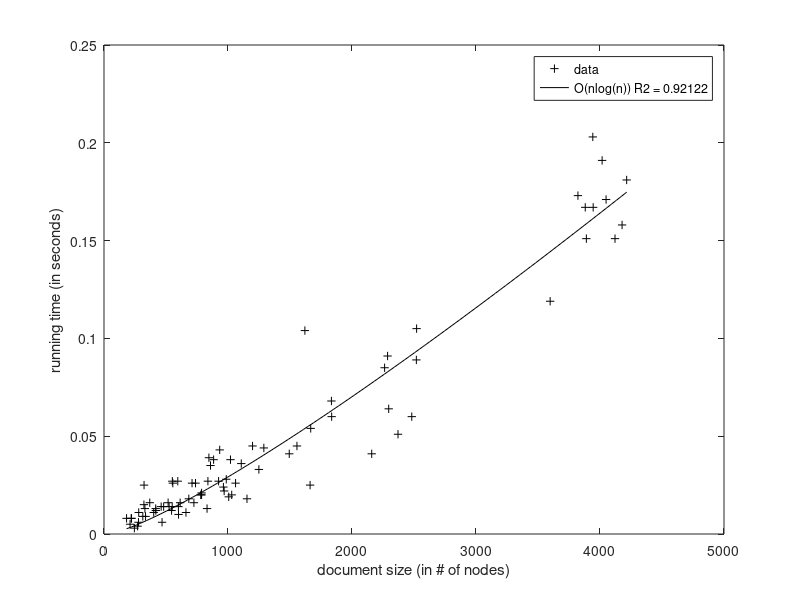

This figure's MATLAB source:
clc;
clear all;
close all;
pkg load optim;

% input size
x=[846 933 278 525 555 401 1153 550 1620 313 1198 1020 271 1834 1494 1667 1289 ...
   1249 725 1556 335 859 924 280 600 210 601 838 418 369 684 322 222 710 831 ...
   884 182 517 1107 417 551 330 661 323 1662 738 614 245 219 1030 595 780 787 ...
   787 4017 3942 3822 4215 4049 3598 4178 4121 2287 3945 3890 3881 545 481 461 ...
   2482 2371 2159 2263 2296 1836 1061 963 1006 969 986 468 ...
   %2575 ...
   2519 2521]';

% running time
y=[0.039000 0.043000 0.006000 0.014000 0.026000 0.011000 0.018000 0.014000 0.104000 ...
   0.009000 0.045000 0.038000 0.004000 0.068000 0.041000 0.054000 0.044000 0.033000 ...
   0.016000 0.045000 0.009000 0.035000 0.027000 0.011000 0.014000 0.005000 0.010000 ...
   0.027000 0.012000 0.016000 0.018000 0.015000 0.008000 0.026000 0.013000 0.038000 ...
   0.008000 0.016000 0.036000 0.013000 0.027000 0.013000 0.011000 0.025000 0.025000 ...
   0.026000 0.016000 0.003000 0.008000 0.020000 0.027000 0.020000 0.020000 0.021000 ...
   0.191000 0.203000 0.173000 0.181000 0.171000 0.119000 0.158000 0.151000 0.091000 ...
   0.167000 0.151000 0.167000 0.012000 0.014000 0.014000 0.060000 0.051000 0.041000 ...
   0.085000 0.064000 0.060000 0.026000 0.024000 0.019000 0.022000 0.028000 0.006000 ...
   %0.496000 ...
   0.089000 0.105000]';

funcs = {
{@(x, p) p(1)*log2(p(2)*x) ,"O(log(n))"},
{@(x, p) p(1)*x +p(2),"O(n)"},
{@(x, p) p(1)*x.*log2(p(2)*x),"O(nlog(n))"},
% {@(x, p) p(1)*x.^p(2),"O(n^c)"},
{@(x, p) p(1)*x.^2 + p(2),"O(n^2)"},
{@(x, p) p(1)*pow2(x*p(2)),"O(2^n)"}
};

maxR2 = -Inf;
for i=1:1:length(funcs)
	[f, p, cvg, iter, corp, covp, covr, stdresid, Z, r2]=leasqr(x,y,[0.001; 0.001],funcs{i}{1},0.00001,100, ones(size(x)));
	maxR2 = max(maxR2, r2);
	fitness{i} = {p, r2};
	[funcs{i}{2} " R2 = " num2str(r2)]
end

figure;
plot(x,y,'k+'); hold;

xx = linspace(max(x), min(x));
bestfit = "";
for i=1:1:length(funcs)
	if maxR2 == fitness{i}{2};
		plot(xx,funcs{i}{1}(xx,fitness{i}{1}),'k');
		bestfit = [funcs{i}{2} " R2 = " num2str(r2)];
	end
end
ylabel("running time (in seconds)");
xlabel("document size (in # of nodes)");
legend("data", [bestfit]);

return


 [b, bint, r, rint, stats] = regress(time', [ones(size(len')), len']);

[p1, error] = polyfit(len, time, 2);

return

 
[p1, error] = polyfit(size, time, 1);
x1 = linspace(max(size), min(size));
[y1, delta] = polyval(p1, x1, error);
plot(size, time, 'k*'); hold;
plot(x1,y1,'k-');
plot(x1,y1+2*delta,'k:');
plot(x1,y1-2*delta,'k:');
%p2 = polyfit(size, time, 2);
%x2 = linspace(max(size), min(size));
%y2 = polyval(p2, x2);
%plot(x2,y2,'b.');
%p3 = polyfit(size, time, 13);
%x3 = linspace(max(size), min(size));
%y3 = polyval(p3, x3);
%plot(x3,y3,'r.');

ylabel('running time in seconds (full processing)');
xlabel('web page size in # of nodes');
legend('samples', 'linear fit','95% interval');
return
	 
	 
	 





% signal def
sig = [
20 21 22 23 22 22 24 25 23 22 22 23 22 22 26 20 21 22 23 22 22 24 25 23 22 22 23 22 22 26 20 21 22 23 22 22 24 25 23 22 22 23 22 22 26 20 21 22 23 22 22 24 25 23 22 22 23 22 22 26 20 21 22 23 22 22 24 25 23 22 22 23 22 22 26 20 21 22 23 22 22 24 25 23 22 22 23 22 22 26 20 21 22 23 22 22 24 25 23 22 22 23 22 22 26 20 21 22 23 22 22 24 25 23 22 22 23 22 22 26 20 21 22 23 22 22 24 25 23 22 22 23 22 22 26 20 21 22 23 22 22 24 25 23 22 22 23 22 22 26 20 21 22 23 22 22 24 25 23 22 22 23 22 22 26 20 21 22 23 22 22 24 25 23 22 22 23 22 22 26 20 21 22 23 22 22 24 25 23 22 22 23 22 22 26 20 21 22 23 22 22 24 25 23 22 22 23 22 22 26 20 21 22 23 22 22 24 25 23 22 22 23 22 22 26 20 21 22 23 22 22 24 25 23 22 22 23 22 22 26 20 21 22 23 22 22 24 25 23 22 22 23 22 22 26 20 21 22 23 22 22 24 25 23 22 22 23 22 22 26 20 21 22 23 22 22 24 25 23 22 22 23 22 22 26 20 21 22 23 22 22 24 25 23 22 22 23 22 22 26 20 21 22 23 22 22 24 25 23 22 22 23 22 22 26 20 21 22 23 22 22 24 25 23 22 22 23 22 22 26 20 21 22 23 22 22 24 25 23 22 22 23 22 22 26 20 21 22 23 22 22 24 25 23 22 22 23 22 22 26 20 21 22 23 22 22 24 25 23 22 22 23 22 22 26 
];
%sig=sig(9:length(sig));
signal = sig - mean(sig);
%signal = signal .* hann(length(signal))';
signal = [signal zeros(1,length(signal))];
scale = length(signal)/length(sig);
n = length(signal);

% ACF
acf = xcorr(signal,"unbiased");
acf = acf(n:length(acf));
acf = acf - mean(acf);

% DCT
ct = dct(signal);
ct_dev = std(ct);

% PSD
psd = abs(fft(signal)).^2;
psd_dev = std(psd);
psd = zscore(psd);
for i=2:1:length(psd)-1
	if (psd(i-1) < psd(i)) && (psd(i+1) < psd(i))
		peak(i)=1;
	end
end

% plots
figure;

subplot(5,1,1);
plot([0:length(sig)-1],sig,'k.-');

subplot(5,1,2);
axis([0 (n/scale)]);
plot([0:n-1],signal,'k.-');

subplot(5,1,3);
plot([0:n-1],psd,'k.-'); hold on;
plot(find(peak==1)-1,psd(find(peak==1)),'ro');
%plot([0:n-1],ones(1,n)*psd_dev,'r'); hold on;
%plot([0:n-1],ones(1,n)*psd_dev*2,'g'); hold on;
%plot([0:n-1],ones(1,n)*psd_dev*3,'b'); hold on;
%plot([0:n-1],ones(1,n)*psd_dev*4,'y'); hold on;
%plot([0:n-1],ones(1,n)*psd_dev*5,'k'); hold on;
%legend("PSD","std","2*std","3*std");

subplot(5,1,4);
plot([0:n-1],zscore((ct)),'k.-'); hold on;
%plot([0:n-1],ones(1,n)*ct_dev,'r');
%plot([0:n-1],ones(1,n)*ct_dev*2,'g');
%plot([0:n-1],ones(1,n)*ct_dev*3,'b');
%plot([0:n-1],ones(1,n)*ct_dev*4,'y');
%plot([0:n-1],ones(1,n)*ct_dev*5,'k');
%legend("CT","std","2*std","3*std");

subplot(5,1,5);
plot([0:n-1],acf,'k.-');
legend("ACF");

% --------

symbols = unique(sig);
for i=1:length(symbols)
	symbol = symbols(i);
	recpos = unique([1 find(sig==symbol) n]);
	if length(recpos) > 3 
		recsize = diff(recpos);
		m = mean(recsize);
		sd = std(recsize);
		cv = sd/m;
		% recsize std dev; recsize mean; #rec;
		score(symbol,:)=[symbol cv sd m length(recpos)];
	end
end


